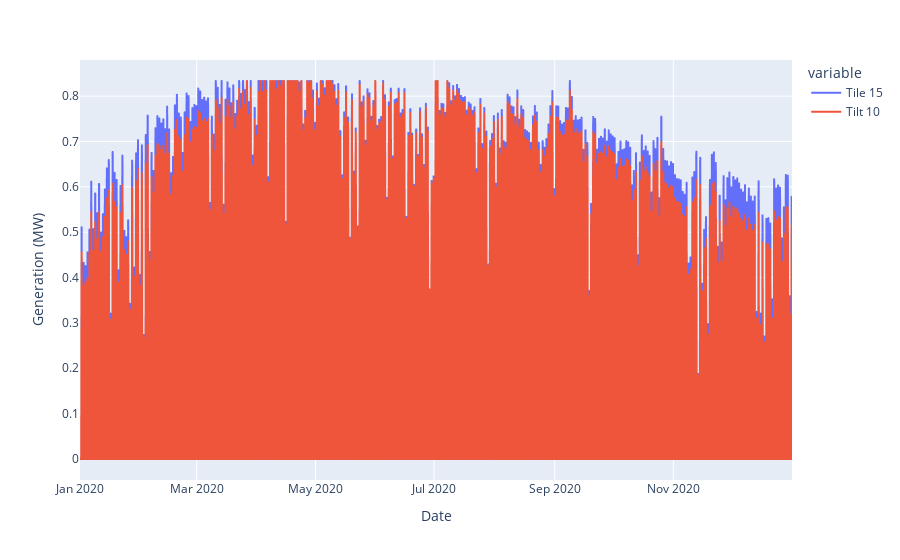

The notebook cell saved with this chart:
### Code cell
solar = solar_1_MW_15_deg.to_frame()

solar = solar.rename(columns={"Solar Generation (MW)": "Tile 15"})
solar["Tilt 10"] = solar_1_MW_10_deg.values

fig = px.line(solar)
fig.update_layout(yaxis_title="Generation (MW)")
fig.show()

### Figure 1 — Plotly figure (JSON) as saved in the notebook; plotly's stock layout.template omitted (floating-point values rounded to 4 significant figures; data arrays with more than 128 entries replaced by an {"elided": "..."} marker saying what was removed)
{"data": [{"hovertemplate": "variable=Tile 15<br>Date=%{x}<br>value=%{y}<extra></extra>", "legendgroup": "Tile 15", "line": {"color": "#636efa", "dash": "solid"}, "marker": {"symbol": "circle"}, "mode": "lines", "name": "Tile 15", "showlegend": true, "type": "scattergl", "x": {"elided": "8784 str values"}, "xaxis": "x", "y": {"elided": "8784 float values"}, "yaxis": "y"}, {"hovertemplate": "variable=Tilt 10<br>Date=%{x}<br>value=%{y}<extra></extra>", "legendgroup": "Tilt 10", "line": {"color": "#EF553B", "dash": "solid"}, "marker": {"symbol": "circle"}, "mode": "lines", "name": "Tilt 10", "showlegend": true, "type": "scattergl", "x": {"elided": "8784 str values"}, "xaxis": "x", "y": {"elided": "8784 float values"}, "yaxis": "y"}], "layout": {"legend": {"title": {"text": "variable"}, "tracegroupgap": 0}, "margin": {"t": 60}, "xaxis": {"anchor": "y", "domain": [0, 1], "title": {"text": "Date"}}, "yaxis": {"anchor": "x", "domain": [0, 1], "title": {"text": "Generation (MW)"}}}}
